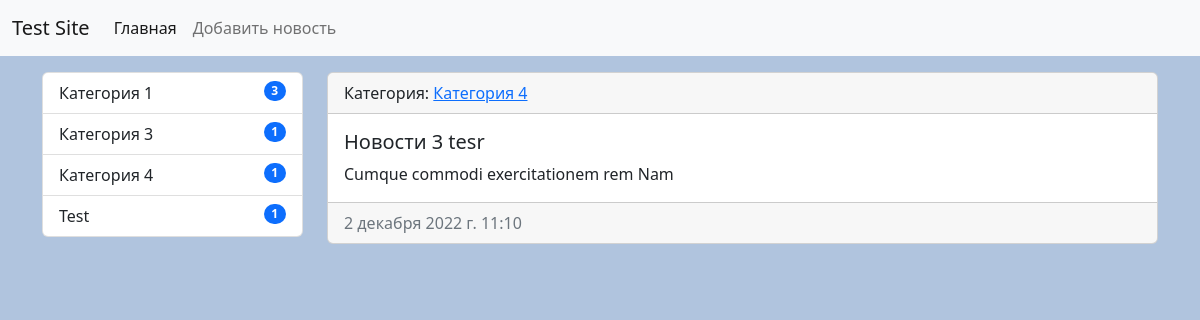
Page /news/20/ on the committed database.
### news/models.py (models this page shows, shortened)
class Category(models.Model):
    title = models.CharField(max_length=150, db_index=True, verbose_name='Наимонавание')
    class Meta:
        verbose_name = 'Категория'
        verbose_name_plural = 'Категории'
        ordering = ['title']

class News(models.Model):
    title = models.CharField(max_length=150, verbose_name='Наимонавание')
    content = models.TextField(blank=True, verbose_name='Контент')
    created_at = models.DateTimeField(auto_now=True, verbose_name='Дата создание')
    updated_at = models.DateTimeField(auto_now_add=True, verbose_name='Дата обновление')
    photo = models.ImageField(upload_to='photos/%Y/%m/%d/', verbose_name='Фото', blank=True)
    is_published = models.BooleanField(default=True, verbose_name='Опубликованно')
    category = models.ForeignKey('Category', on_delete=models.PROTECT, verbose_name='Категории')
    views = models.IntegerField(default=0, verbose_name='Количество просмотров')
    class Meta:
        verbose_name = 'Новость'
        verbose_name_plural = 'Новости'
        ordering = ['-created_at']

### news/views.py (the view)
# urls.py: path('news/<int:news_id>/',GetPostView.as_view(), name='post_show'),
class GetPostView(DeleteView):
    model = News
    template_name=  'news/show.html'
    pk_url_kwarg =  'news_id'

### news/templatetags/news_tags.py (called while the page is built)
@register.simple_tag()
def get_categories():
    return Category.objects.annotate(cnt=Count('news')).filter(cnt__gt=0)

### news/templates/news/show.html
{% extends 'base.html' %}
{% block sidebar %}
  {% include 'inc/_sidebar.html' %}
{% endblock %}
{% block content %}
  <div class="card mb-3">
    <div class="card-header">
      Категория:
      <a href="{%  url 'category_show' news.category.id %}"
        >{{ news.category.title }}</a
      >
    </div>
    <div class="card-body d-flex">
      <div>
        <h5 class="card-title">{{ news.title }}</h5>
        <p class="card-text">{{ news.content }}</p>
      </div>
    </div>
    <div class="card-footer text-muted">{{ news.created_at }}</div>
  </div>
{% endblock %}

### templates/inc/_sidebar.html
{% load news_tags %}
<div class="list-group">
  {% get_categories as categories %} {% for item in categories %}
  <a
    href="{%  url 'category_show' item.id %}"
    class="list-group-item list-group-item-action {% if category.id == item.id %} active {% endif %}"
    >{{ item.title }} <span class="badge bg-primary rounded-pill float-end">{{ item.cnt }}</span>
  </a>
  {% endfor %}
</div>

### mysite/static/css/style.css (style rules this page uses)
body { background-color: lightsteelblue !important ; }

### rows in the picture
Category: title "Категория 1", cnt "3"
Category: title "Категория 3", cnt "1"
Category: title "Категория 4", cnt "1"
Category: title "Test", cnt "1"
News: category "Категория 4", title "Новости 3 tesr", content "Cumque commodi exercitationem rem Nam", created_at "2 декабря 2022 г. 11:10"
